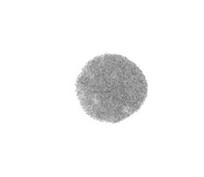
#> input picture V3 - Subpixel Method/test0401.jpg, 204 x 177 px
$ jupyter execute 'Prac 1 .ipynb'
#> lines starting #> are read from the running program, lines starting #| are printed output that depends on the picture; after the words box and inside, x2 and y2 are one past the last pixel; in counts of white or black regions, pixels touching at a corner belong together
[cell 1]
import cv2
import numpy as np
import matplotlib.pyplot as plt
import argparse

# img = cv2.imread(args["ipimage"]) r'foo55.jpg'
img = cv2.imread('test0401.jpg')#GRAYSCALE
#> img is the input picture: shape (177, 204, 3); min 111, max 255, mean 244.7
gray_image = cv2.cvtColor(img, cv2.COLOR_BGR2GRAY)
ret,thresh = cv2.threshold(gray_image,220,255,0)
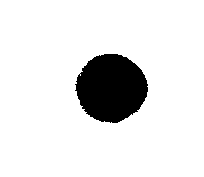
#> thresh: shape (177, 204); 89.5% white; 1 black region
plt.imshow(thresh)
print('plt thresh')
cv2.waitKey(0)
# find contours in the binary image
contours, hierarchy = cv2.findContours(thresh,cv2.RETR_TREE,cv2.CHAIN_APPROX_SIMPLE)
#> contours = 2 contours; box (x1, y1, x2, y2) and area: (0, 0, 204, 177) 35728, (74, 53, 149, 124) 3904
# https://github.com/facebookresearch/maskrcnn-benchmark/issues/339
for c in contours:
    M = cv2.moments(c)
    if M["m00"] != 0:
        cX = int(M["m10"] / M["m00"])
        cY = int(M["m01"] / M["m00"])
    else:
        cX, cY = 0, 0
#     cX = int(M["m10"] / M["m00"])
#     cY = int(M["m01"] / M["m00"])
    print(cX,cY)
    cv2.circle(img, (cX, cY), 5, (255, 255, 255), -1)
    cv2.putText(img, "centroid", (cX - 25, cY - 25),cv2.FONT_HERSHEY_SIMPLEX, 0.5, (255, 255, 255), 2)
    plt.imshow(img)
#     cv2.imshow("Image", img)
    cv2.waitKey(0)
    print('finish')
#> this loop made 2 passes
#> (c, cX, cY) on pass 1: ([[0, 0], [0, 176], [203, 176], [203, 0]], 101, 88)
#> (cX, cY) on pass 2: (110, 87)
#| 101 88
#| finish
#| 110 87
#| finish
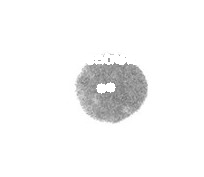
#> img: shape (177, 204, 3); 1.71% of pixels changed, all inside (x1, y1, x2, y2) = (80, 51, 141, 94)
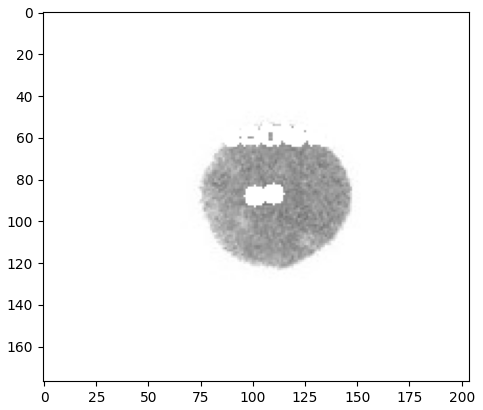
#> figure drawn by matplotlib, 1 panel

$ run again, with V3 - Subpixel Method/test02.jpg copied over V3 - Subpixel Method/test0401.jpg
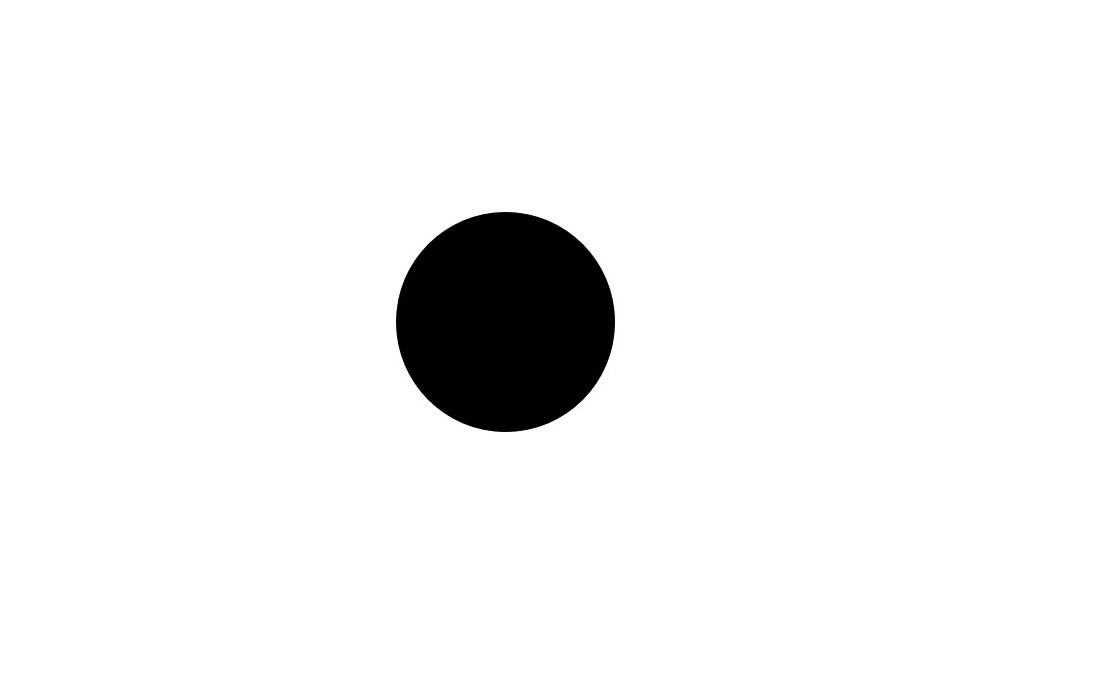
#> input picture V3 - Subpixel Method/test02.jpg, 1101 x 675 px
#> img is the input picture: shape (675, 1101, 3); min 0, max 255, mean 242
#> thresh: shape (675, 1101); 94.9% white; 1 black region
#> contours = 2 contours; box (x1, y1, x2, y2) and area: (0, 0, 1101, 675) 741400, (395, 211, 616, 433) 38361
#> the loop `for c in contours:` made 2 passes
#> (c, cX, cY) on pass 1: ([[0, 0], [0, 674], [1100, 674], [1100, 0]], 550, 337)
#> (printed output is left out)
#> after the loop `for c in contours:`:
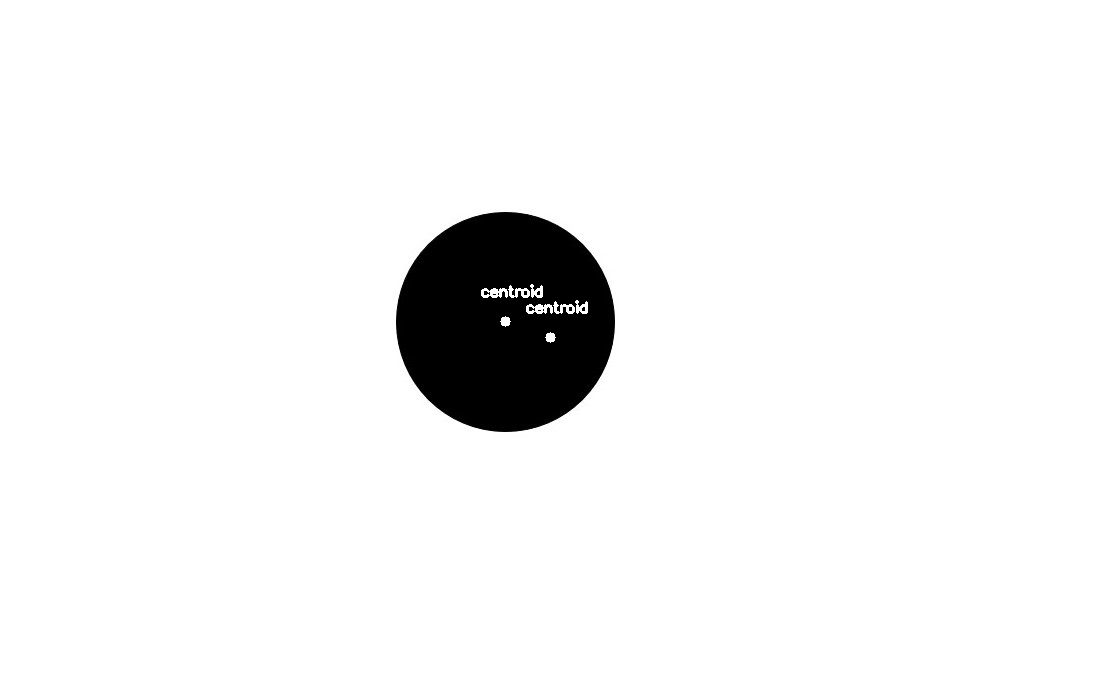
#> img: shape (675, 1101, 3); 0.14% of pixels changed, all inside (x1, y1, x2, y2) = (481, 284, 588, 343)
#> `[cell 1] import cv2 import numpy as np import matplotlib.pyplot as plt..`:
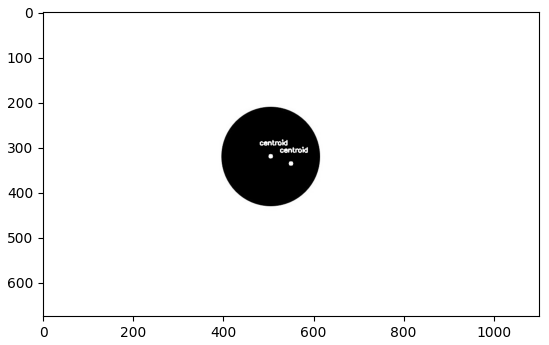
#> figure drawn by matplotlib, 1 panel

$ run again, with V3 - Subpixel Method/test03.jpg copied over V3 - Subpixel Method/test0401.jpg
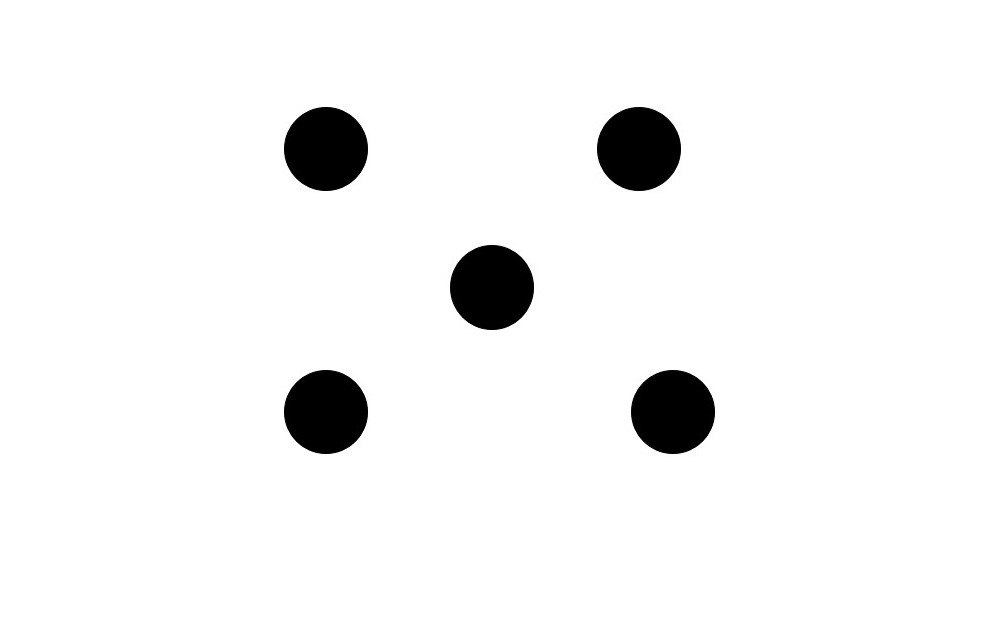
#> input picture V3 - Subpixel Method/test03.jpg, 1003 x 625 px
#> img is the input picture: shape (625, 1003, 3); min 0, max 255, mean 243.7
#> thresh: shape (625, 1003); 95.5% white; 5 black regions
#> contours = 6 contours; box (x1, y1, x2, y2) and area: (0, 0, 1003, 625) 625248, (449, 244, 535, 331) 5794, (596, 106, 682, 192) 5723, (283, 369, 369, 455) 5721, (630, 369, 716, 455) 5720, (283, 106, 369, 192) 5720
#> the loop `for c in contours:` made 6 passes
#> (c, cX, cY) on pass 1: ([[0, 0], [0, 624], [1002, 624], [1002, 0]], 501, 312)
#> (printed output is left out)
#> after the loop `for c in contours:`:
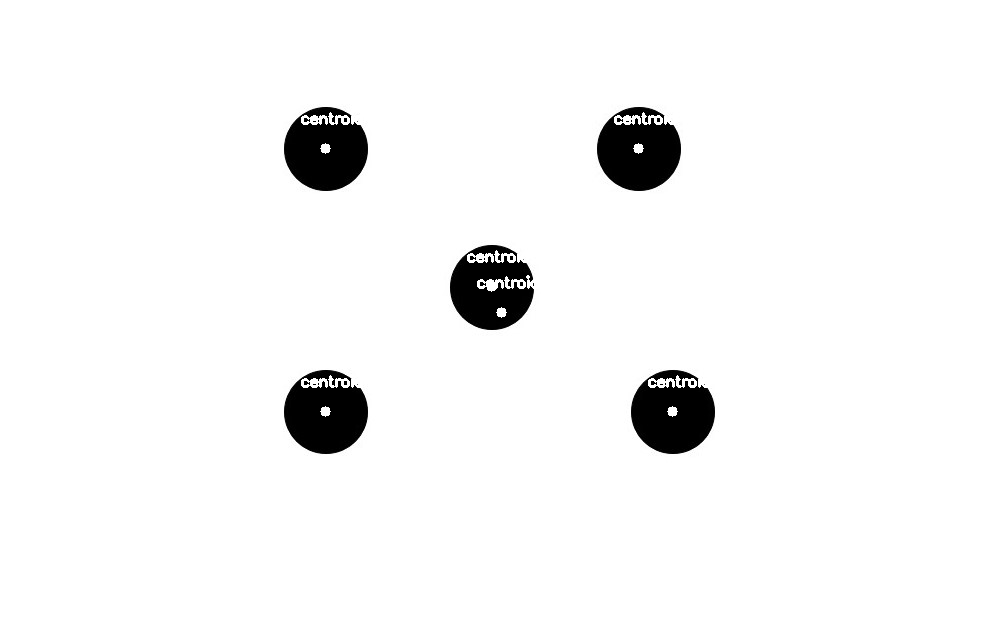
#> img: shape (625, 1003, 3); 0.47% of pixels changed, all inside (x1, y1, x2, y2) = (301, 112, 710, 417)
#> `[cell 1] import cv2 import numpy as np import matplotlib.pyplot as plt..`:
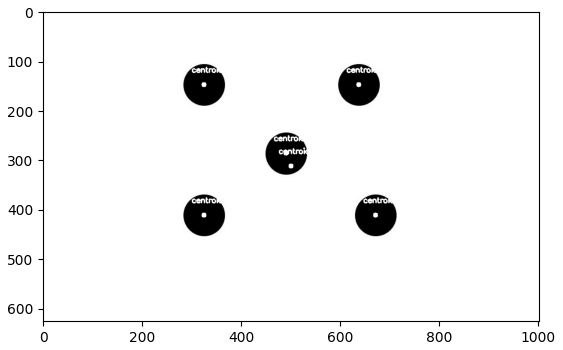
#> figure drawn by matplotlib, 1 panel
